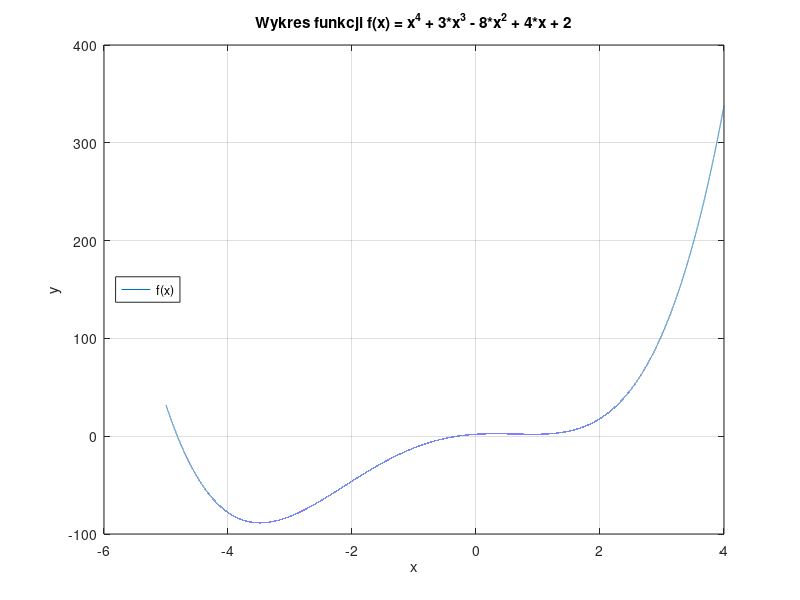

This figure's MATLAB source:
% Zadanie 2.
% Sporzadzenie wykresu wielomianu f(x) = x^4 + 3*x^3 - 8*x^2 + 4*x + 2
% dla x nalezacego do przedzialu [-5,5]


clear;
clc;


% Uchwyt do funkcji f(x)
f = @(x) ( x.^4 + 3*x.^3 - 8*x.^2 + 4.*x + 2 );


x = [-5:0.0001:4]; % argumenty
y = f(x); % wartosci funkcji


% Wykres funkcji f
figure(1);

plot(x,y);
grid on;

title('Wykres funkcji f(x) = x^4 + 3*x^3 - 8*x^2 + 4*x + 2');
xlabel('x');
ylabel('y');
legend('f(x)', 'Location', 'West');

